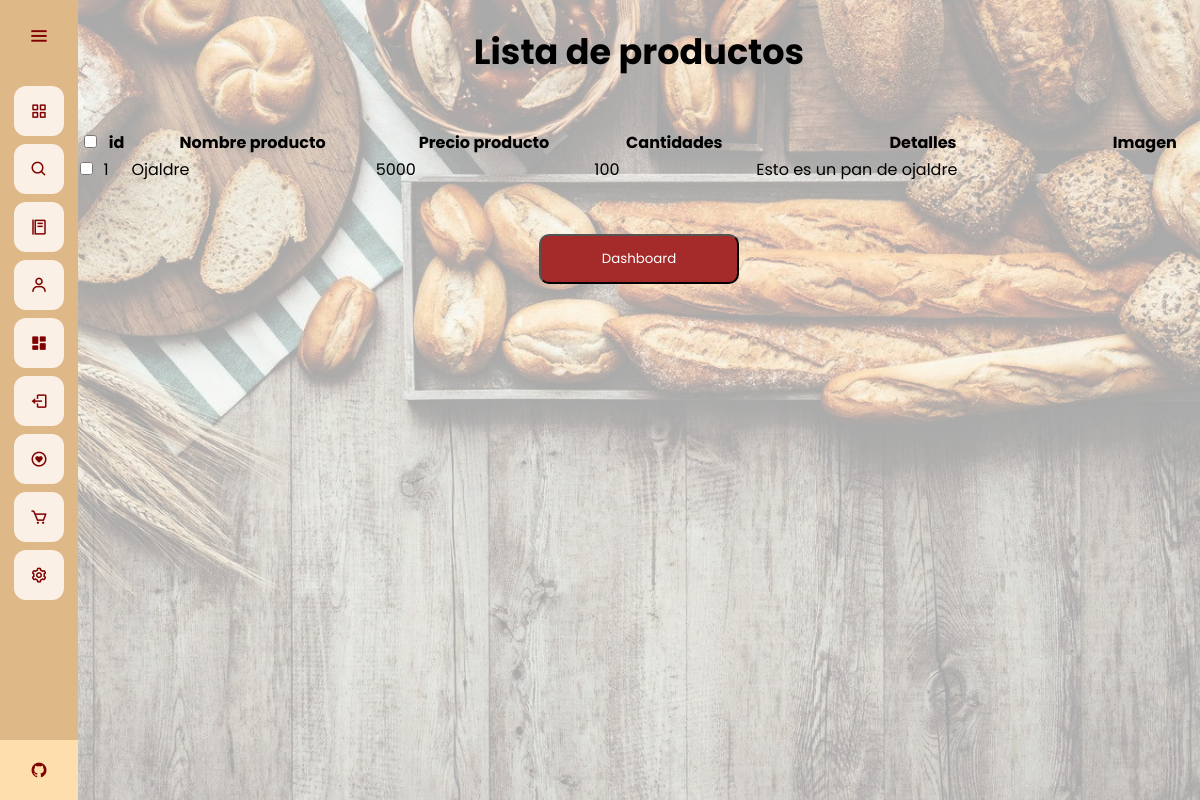
The page /admin-dash/lista-productos (signed in) on the database as committed earlier.
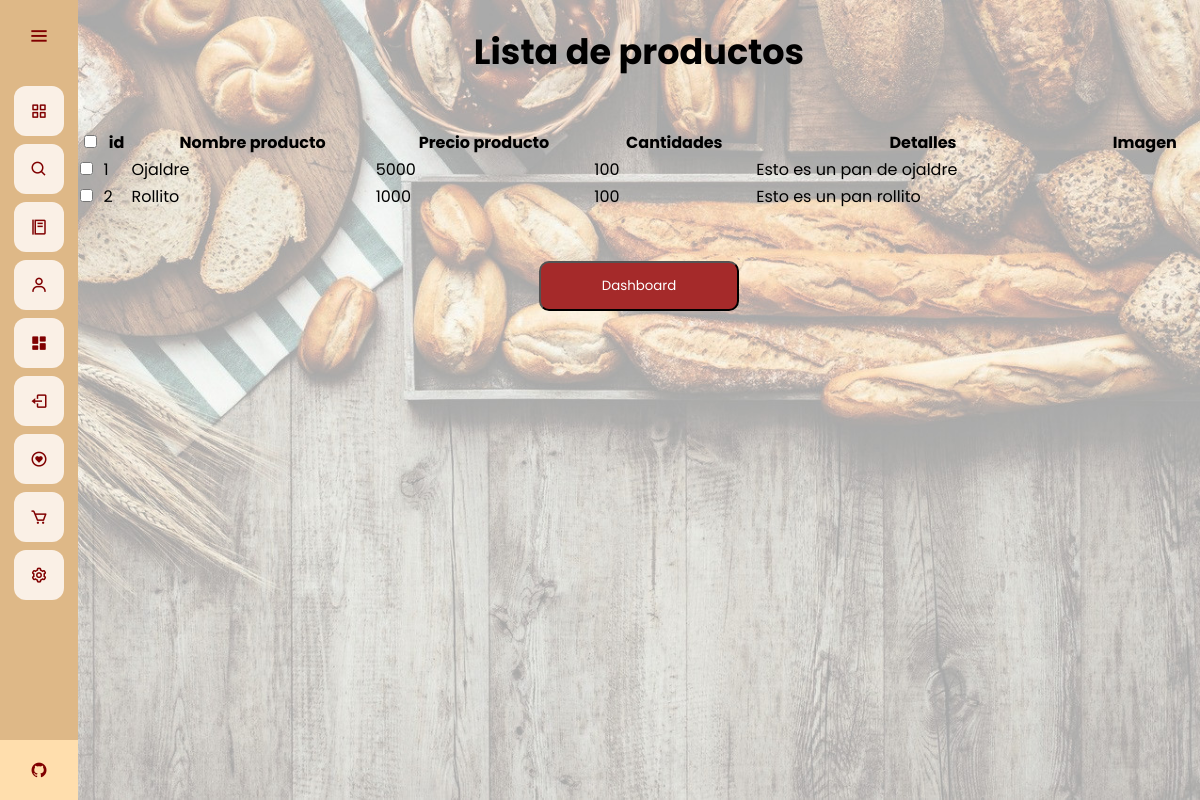
The same page on the database as committed later.
### app.py (models this page shows)
class Products(database.Model):
	id = database.Column(database.Integer, primary_key=True)
	productname = database.Column(database.String(30), nullable=False, unique=True)
	price = database.Column(database.Integer, nullable=False)
	quantity = database.Column(database.Integer, nullable=False)
	score = database.Column(database.Integer, nullable=False)
	details = database.Column(database.String(1000))
	image_prod = database.Column(database.String(40), nullable=False, default='pan.jpg')

### app.py (the view)
@app.route("/admin-dash/lista-productos")
@login_required
def lista_producto():
	if current_user.username == "SuperAdmin":
		products = Products.query.filter().all()
		return render_template("listproducts.html", products = products)
	else:
		return redirect(url_for('home'))

### app.py (called while the page is built)
@login_manager.user_loader
def load_user(user_id):
	return User.query.get(int(user_id))

@app.before_request
def make_session_permanent():
    session.permanent = True

### templates/listproducts.html (shortened to what this page needs)
{% extends 'base.html' %}
{% block style %}
<link rel="stylesheet" href="{{ url_for('static', filename='css/style_listproduct.css') }}">
{% endblock %}
{% block content %}
<br>
<h1 class="title">
    Lista de productos
</h1>
<br>
<div class="container">
    <table id="tableu" class="table table-striped table-bordered" style="width: 100%">
        <thead>
            <tr>
                <th>
                    <input type="checkbox" onclick="checkAll(this)">
                </th>
                <th>id</th>
                <th>Nombre producto</th>
                <th>Precio producto</th>
                <th>Cantidades</th>
                <th>Detalles</th>
                <th>Imagen</th>
            </tr>
        </thead>
        <br>
        <tbody>
            {% for product in products %}
            <tr>
                <td><input type="checkbox" name="product"></td>
                <td>{{ product.id }}</td>
                <td>{{ product.productname }}</td>
                <td>{{ product.price }}</td>
                <td>{{ product.quantity }}</td>
                <td>{{ product.details }}</td>
            </tr>
            {% endfor %}
        </tbody>
    </table>
</div>
<br>
<br>
<div class="other">
    <a href="{{url_for('dashboard')}}">
        <button type="button" class="buttond">
            Dashboard
        </button>
    </a>
</div>
{% endblock %}

### templates/base.html (shortened to what this page needs)
<!DOCTYPE html>
<html>
<head>
	<link rel="stylesheet" href="{{ url_for('static', filename='css/style_base.css') }}">
  {% block style %}
  {% endblock %}
  <link href='https://unpkg.com/boxicons@2.0.7/css/boxicons.min.css' rel='stylesheet'>
</head>
<body>
	<div class="sidebar">
    <div class="logo-details">
        <i class='bx bx-menu' id="btn" ></i>
    </div>
    <ul class="nav-list">
      <li>
        <a href="{{ url_for('home') }}">
          <i class='bx bx-grid-alt'></i>
        </a>
      </li>
      <li>
        <a href="{{ url_for('busqueda') }}">
          <i class='bx bx-search'></i>
        </a>
      </li>
      <li>
        <a href="{{ url_for('menu') }}">
          <i class='bx bx-food-menu' ></i>
        </a>
      </li>
      {% if current_user.is_authenticated %}
      <li>
        <a href="{{ url_for('perfil_usuario') }}">
          <i class='bx bx-user' ></i>
        </a>
      </li>
      {% if current_user.username == "SuperAdmin" %}
      <li>
        <a href="{{ url_for('dashboard') }}">
          <i class='bx bxs-dashboard'></i>
        </a>
      </li>
      {% endif %}
      <li>
        <a href="{{ url_for('cerrar_sesion') }}">
          <i class='bx bx-log-out'></i>
        </a>
      </li>
      {% endif %}
      <li>
        <a href="{{ url_for('lista') }}">
          <i class='bx bx-heart-circle'></i>
        </a>
      </li>
      <li>
        <a href="{{ url_for('carrito') }}">
          <i class='bx bx-cart' ></i>
        </a>
      </li>
      <li>
        <a href="{{ url_for('ajustes') }}">
          <i class='bx bx-cog' ></i>
        </a>
      </li>
      <li class="profile">
          <div class="profile-details">
              <div class="name_job">
                <div class="name">Grupo 4</div>
                <div class="uni">Uninorte-Mintic</div>
              </div>
          </div>
          <a href="https://github.com/Viinky-Kevs/ProyectoAppWeb" target="_blank">
            <i class='bx bxl-github' id="github" ></i>
          </a>
      </li>
    </ul>
  </div>
  <section class="home-section">
  	{% block content %}
  	{% endblock %}
  </section>
</body>
</html>

### static/css/style_base.css (style rules this page uses)
* { margin: 0; padding: 0; box-sizing: border-box; font-family: "Poppins" , sans-serif; }
.sidebar { position: fixed; left: 0; top: 0; height: 100%; width: 78px; background: #DEB887; padding: 6px 14px; z-index: 99; transition: all 0.5s ease; }
.sidebar .logo-details { height: 60px; display: flex; align-items: center; position: relative; }
.sidebar .logo-details #btn { position: absolute; top: 50%; right: 0; transform: translateY(-50%); font-size: 22px; transition: all 0.4s ease; font-size: 23px; text-align: center; cursor: pointer; transition: all 0.5s ease; }
.sidebar i { color: #800000; height: 60px; min-width: 50px; font-size: 28px; text-align: center; line-height: 60px; }
.sidebar .nav-list { margin-top: 20px; height: 100%; }
.sidebar li { position: relative; margin: 8px 0; list-style: none; }
.sidebar li a { display: flex; height: 100%; width: 100%; border-radius: 12px; align-items: center; text-decoration: none; transition: all 0.4s ease; background: #FAF0E6; }
.sidebar li i { height: 50px; line-height: 50px; font-size: 18px; border-radius: 12px; }
.sidebar li.profile { position: fixed; height: 60px; width: 78px; left: 0; bottom: -8px; padding: 10px 14px; background: #FFDEAD; transition: all 0.5s ease; overflow: hidden; }
.sidebar li .profile-details { display: flex; align-items: center; flex-wrap: nowrap; }
.sidebar li.profile .name, .sidebar li.profile .uni { font-size: 15px; font-weight: 400; color: #800000; white-space: nowrap; }
.sidebar li.profile .uni { font-size: 12px; }
.sidebar .profile #github { position: absolute; top: 50%; right: 0; transform: translateY(-50%); background: #FFDEAD; width: 100%; height: 60px; line-height: 60px; border-radius: 0px; transition: all 0.5s ease; }
.home-section { position: relative; min-height: 100vh; top: 0; left: 78px; width: calc(100% - 78px); transition: all 0.5s ease; z-index: 2; background-attachment: fixed; background-size: cover; background-repeat: no-repeat; background-image: url(/static/images/wallpaper.jpg); }

### static/css/style_listproduct.css (style rules this page uses)
.title { text-align: center; font-size: 35px; }
.other { display: flex; justify-content: center; align-items: center; }
.buttond { width: 200px; height: 50px; color: white; background-color: brown; border-radius: 10px; cursor: pointer; }

Rows that differ between the two databases and show on the page:
added Products: id "2", productname "Rollito", price "1000", quantity "100", details "Esto es un pan rollito"
